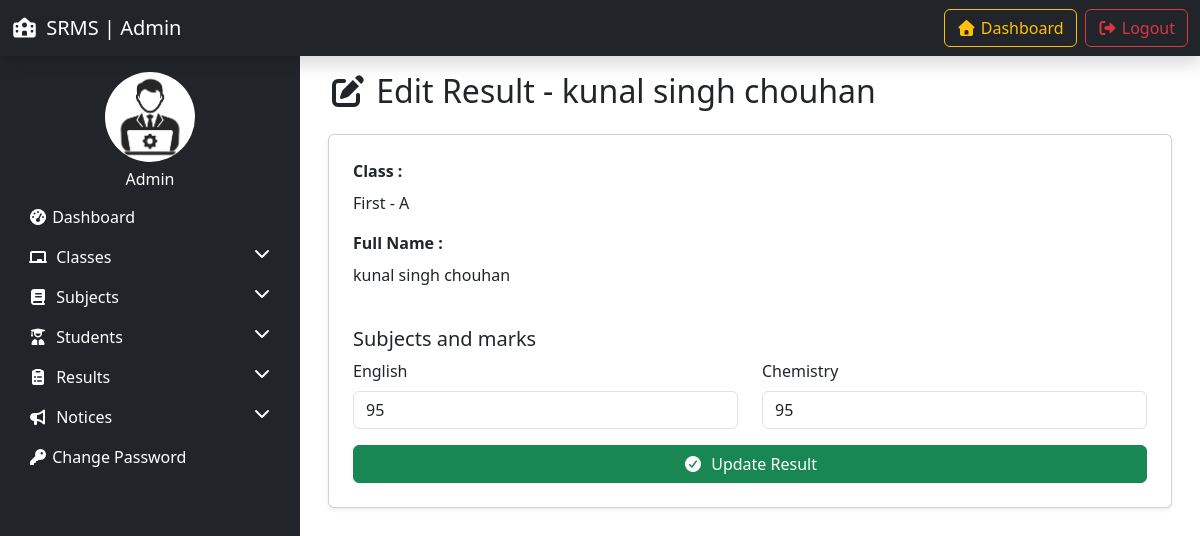
Screenshot of /edit_result/1 (signed in) with the database file from the repository.
### resultapp/models.py (models this page shows, shortened)
class Student(models.Model):
    GENDER_CHOICES = (
        ('Male', 'Male'),
        ('Female', 'Female'),
    )
    first_name = models.CharField(max_length=50)
    last_name = models.CharField(max_length=50)
    email = models.EmailField()
    roll_number = models.CharField(max_length=20, unique=True)
    gender = models.CharField(max_length=10, choices=GENDER_CHOICES)
    dob = models.DateField()
    student_class = models.ForeignKey(Class, on_delete=models.SET_NULL, null=True)
    reg_date = models.DateTimeField(auto_now_add=True)
    status = models.IntegerField(default=1)

class Class(models.Model):
    class_name = models.CharField(max_length=50)
    class_numeric = models.IntegerField()
    section = models.CharField(max_length=50)
    creation_date = models.DateTimeField(auto_now_add=True)
    updation_date = models.DateTimeField(auto_now=True)

class Result(models.Model):
    student = models.ForeignKey(Student, on_delete=models.CASCADE)
    student_class = models.ForeignKey(Class, on_delete=models.SET_NULL, null=True)
    subject = models.ForeignKey(Subject, on_delete=models.SET_NULL, null=True)
    marks_obtained = models.IntegerField()
    posting_date = models.DateTimeField(auto_now_add=True)
    updation_date = models.DateTimeField(auto_now=True)

class Subject(models.Model):
    subject_name = models.CharField(max_length=100)
    subject_code = models.CharField(max_length=50)
    creation_date = models.DateTimeField(auto_now_add=True)
    updation_date = models.DateTimeField(auto_now=True)

### resultapp/views.py (the view, shortened to what this page needs)
# urls.py: path('edit_result/<int:stdid>', edit_result, name='edit_result'),
@login_required(login_url='admin-login')
def edit_result(request, stdid):
    student = get_object_or_404(Student, id=stdid)
    results = Result.objects.filter(student=student)
    return render(request, 'edit_result.html', locals())

### resultapp/templates/edit_result.html (shortened to what this page needs)
{% extends 'admin_base.html' %}
{% load static %}
{% block content %}
<div class="container">
    <h2 class="mb-4"> <i class="fas fa-edit"></i> Edit Result - {{student.first_name}} {{student.last_name}}</h2>
    <form method="post" class="card p-4 shadow-sm">
        <div class="mb-3">
            <label class="form-label"><strong>Class :</strong></label>
            <div>{{student.student_class.class_name}} - {{student.student_class.section}}</div>
        </div>
        <div class="mb-3">
            <label class="form-label"><strong>Full Name :</strong></label>
            <div>{{student.first_name}} {{student.last_name}}</div>
        </div>
        <h5 class="mt-4">Subjects and marks</h5>
        <div class="row">
            {% for res in results %}
            <div class="col-md-6">
                <div class="mb-3">
                    <label class="form-label">{{res.subject.subject_name}}</label>
                    <input type="number" class="form-control" name="marks[]" required value="{{res.marks_obtained}}">
                </div>
            </div>
            {% endfor %}
        </div>
        <button type="submit" class="btn btn-success">
           <i class="fas fa-check-circle me-1"></i> Update Result
        </button>
    </form>
</div>
{% endblock %}

### rows the page displays
Student: first_name "kunal", last_name "singh chouhan", student_class.class_name "First", student_class.section "A"
Result: subject.subject_name "English", marks_obtained "95"
Result: subject.subject_name "Chemistry", marks_obtained "95"
